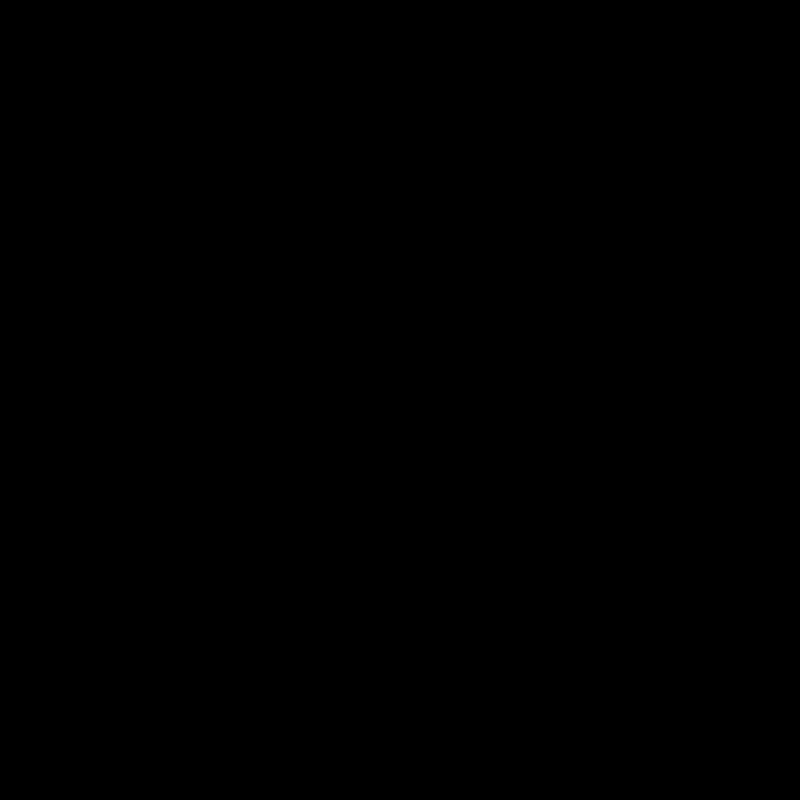
Frame 1 (no input)
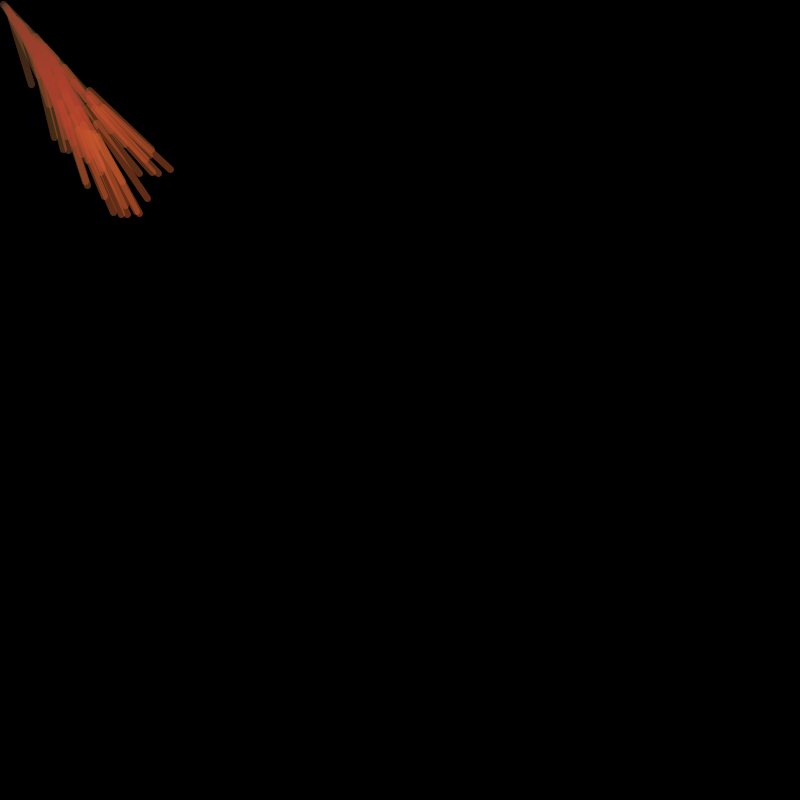
Frame 60 (the mouse pressed at the canvas centre just before this capture)
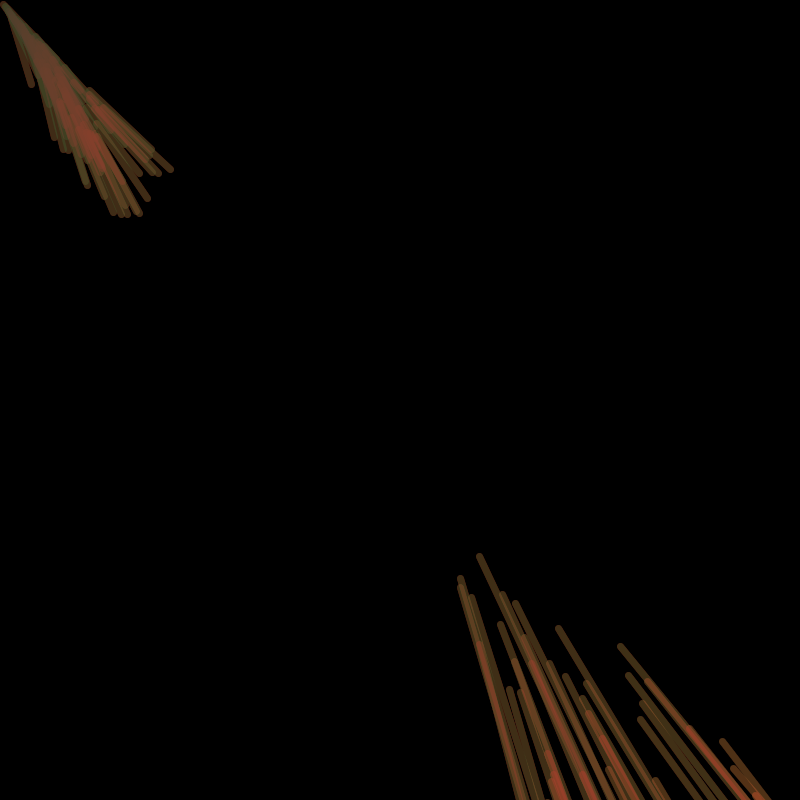
Frame 120 (the mouse held since frame 60 and released just before this capture)

The Processing sketch that drew these frames (run headless with seeded random() and noise(); from frame 60 on, the mouse is pressed at the canvas centre):

// Processing sketch: processing_62803
// ── processing_62803.pde

float lineX = 50;
float lineY = 50;

float myX = mouseX;
float myY = mouseY;

float colour = 10;

void setup() {
    background(0);
    smooth();
      size(800, 800);
      colorMode(HSB);
}

void draw(){
  

fill(0,0,0,2);
rect(-10,-10,820,820);

  lineX = lineX+random(5)+(myX-lineX)/50.0;
  lineY = lineY+random(5)+(myY-lineY)/50.0;
  
  
myY = myY + 1;
myX = myX + 1;

if (mousePressed){
  myX = mouseX;
  myY = mouseY;
}

translate(myX, myY);
//if (mouseX > lineX){
//  myX = myX + 20;
//  rotate(PI/myX); 
//}else{
//  myX = mouseX;
//}
//if (mouseY > lineY){
//  myY = myY + 20;
//  rotate(PI/5/myY); 
//}else{
//  myY = mouseY;
//}

rotate(radians(random(30))); 
  line(myX, myY, lineX, lineY);
  line(myY, myX, lineX, lineY);
strokeWeight(7);

if (colour <255){
      colour = colour + 0.05;
} else { colour = 0;
}

  stroke(colour, 200, 200, 75);
  
if (mousePressed && (mouseButton == LEFT)) {
    lineX = lineX+10;
    lineY = lineY+10;
    translate(myX, myY);
      rotate(PI/10); 

} else if (mousePressed && (mouseButton == RIGHT)) {
   lineX = lineX-10;
   lineY = lineY-10;  
       translate(myX, myY);
     rotate(PI/-5); 

}


}




void keyPressed()
{
//    background(0);
}
